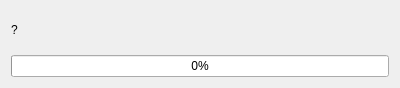
<?xml version="1.0" encoding="UTF-8"?>
<ui version="4.0">
 <class>wndSessionLoad</class>
 <widget class="QDialog" name="wndSessionLoad">
  <property name="windowModality">
   <enum>Qt::ApplicationModal</enum>
  </property>
  <property name="geometry">
   <rect>
    <x>0</x>
    <y>0</y>
    <width>400</width>
    <height>88</height>
   </rect>
  </property>
  <property name="minimumSize">
   <size>
    <width>400</width>
    <height>88</height>
   </size>
  </property>
  <property name="maximumSize">
   <size>
    <width>400</width>
    <height>88</height>
   </size>
  </property>
  <property name="windowTitle">
   <string>Запуск...</string>
  </property>
  <layout class="QVBoxLayout" name="verticalLayout">
   <item>
    <widget class="QLabel" name="lblStatus">
     <property name="text">
      <string>?</string>
     </property>
    </widget>
   </item>
   <item>
    <widget class="QProgressBar" name="progressBar">
     <property name="value">
      <number>0</number>
     </property>
    </widget>
   </item>
  </layout>
 </widget>
 <resources/>
 <connections/>
</ui>
